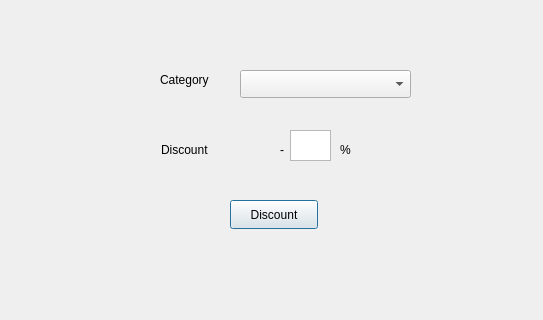
<?xml version="1.0" encoding="UTF-8"?>
<ui version="4.0">
 <class>update_s2</class>
 <widget class="QDialog" name="update_s2">
  <property name="geometry">
   <rect>
    <x>0</x>
    <y>0</y>
    <width>543</width>
    <height>320</height>
   </rect>
  </property>
  <property name="windowTitle">
   <string>Dialog</string>
  </property>
  <widget class="QComboBox" name="comboBox">
   <property name="geometry">
    <rect>
     <x>240</x>
     <y>70</y>
     <width>171</width>
     <height>28</height>
    </rect>
   </property>
  </widget>
  <widget class="QLabel" name="label">
   <property name="geometry">
    <rect>
     <x>160</x>
     <y>70</y>
     <width>62</width>
     <height>20</height>
    </rect>
   </property>
   <property name="text">
    <string>Category</string>
   </property>
  </widget>
  <widget class="QLabel" name="label_2">
   <property name="geometry">
    <rect>
     <x>161</x>
     <y>140</y>
     <width>71</width>
     <height>20</height>
    </rect>
   </property>
   <property name="text">
    <string>Discount</string>
   </property>
  </widget>
  <widget class="QLabel" name="label_3">
   <property name="geometry">
    <rect>
     <x>280</x>
     <y>140</y>
     <width>16</width>
     <height>20</height>
    </rect>
   </property>
   <property name="text">
    <string>-</string>
   </property>
  </widget>
  <widget class="QLabel" name="label_4">
   <property name="geometry">
    <rect>
     <x>340</x>
     <y>140</y>
     <width>16</width>
     <height>20</height>
    </rect>
   </property>
   <property name="text">
    <string>%</string>
   </property>
  </widget>
  <widget class="QPlainTextEdit" name="textEdit_discount">
   <property name="geometry">
    <rect>
     <x>290</x>
     <y>130</y>
     <width>41</width>
     <height>31</height>
    </rect>
   </property>
  </widget>
  <widget class="QPushButton" name="btn_discount">
   <property name="geometry">
    <rect>
     <x>230</x>
     <y>200</y>
     <width>88</width>
     <height>29</height>
    </rect>
   </property>
   <property name="text">
    <string>Discount</string>
   </property>
  </widget>
 </widget>
 <resources/>
 <connections/>
</ui>
